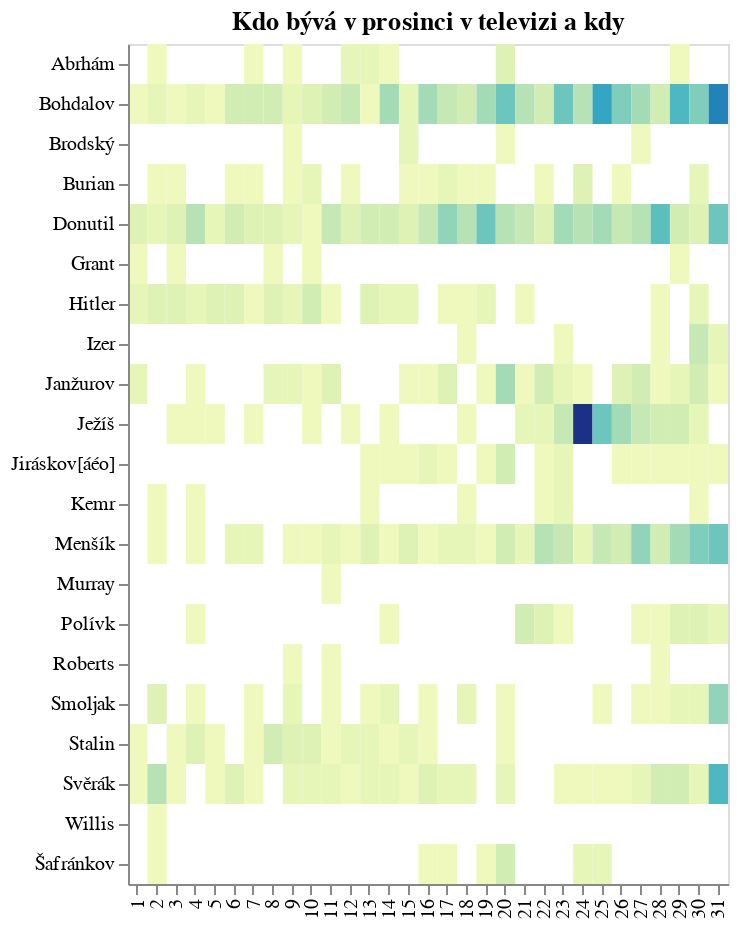

Write notebook code for a chart like this one.
### Code cell
alt.Chart(
    do_grafu2, width=300,
    title="Kdo bývá v prosinci v televizi a kdy"
).mark_rect().encode(
    alt.X('den:N', axis=alt.Axis(title=None)),
    alt.Y('co:N', axis=alt.Axis(title=None), sort=sorted([h for h in herci if h is not None])),
    alt.Color('len:Q', legend=None)
)

### Figure 1 — Vega-Lite specification as saved in the notebook (floating-point values rounded to 4 significant figures; data arrays with more than 128 entries replaced by an {"elided": "..."} marker saying what was removed)
{"config": {"view": {"continuousWidth": 300, "continuousHeight": 300}}, "data": {"name": "data-f74ef59347e9ddb7586512a3b495970d"}, "mark": {"type": "rect"}, "encoding": {"color": {"field": "len", "legend": null, "type": "quantitative"}, "x": {"axis": {"title": null}, "field": "den", "type": "nominal"}, "y": {"axis": {"title": null}, "field": "co", "sort": ["Abrhám", "Bohdalov", "Brodský", "Burian", "Culkin", "Donutil", "Grant", "Hanks", "Hitler", "Izer", "Janžurov", "Ježíš", "Jiráskov[áéo]", "Kemr", "Menšík", "Murray", "Polívk", "Roberts", "Smoljak", "Stalin", "Svěrák", "Willis", "Šafránkov"], "type": "nominal"}}, "title": "Kdo bývá v prosinci v televizi a kdy", "width": 300, "$schema": "https://vega.github.io/schema/vega-lite/v5.8.0.json", "datasets": {"data-f74ef59347e9ddb7586512a3b495970d": {"elided": "287 records"}}}
